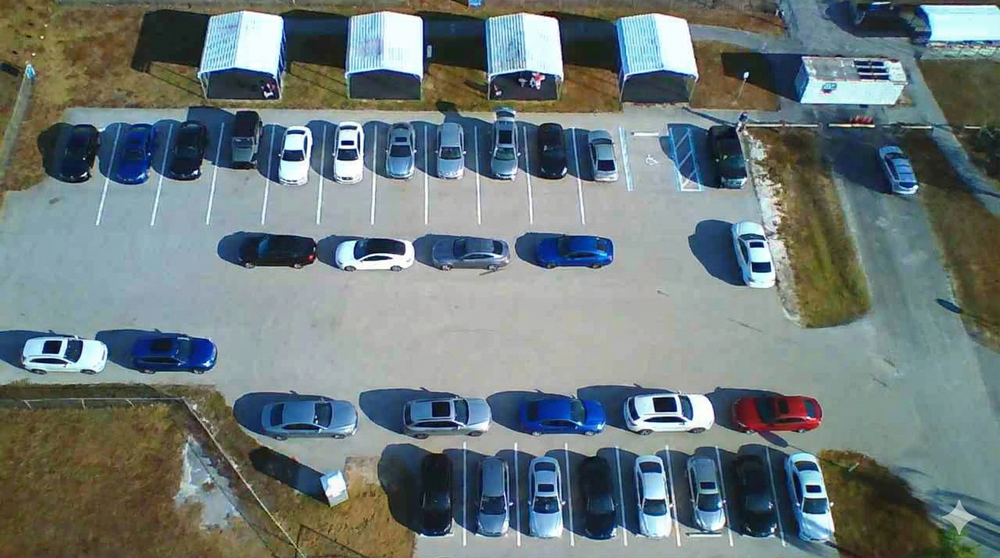
#> input picture drone_parking_backend/frame processing server/test_lot1.png, 1000 x 558 px, shrunk from 1920 x 1072 before the run
$ python align.py test_lot1.png debug_visualized.jpg
#> lines starting #> are read from the running program, lines starting #| are printed output that depends on the picture
#> further down, master is the input picture: shape (558, 1000, 3); mean B, G, R 121.9, 121.8, 109.9
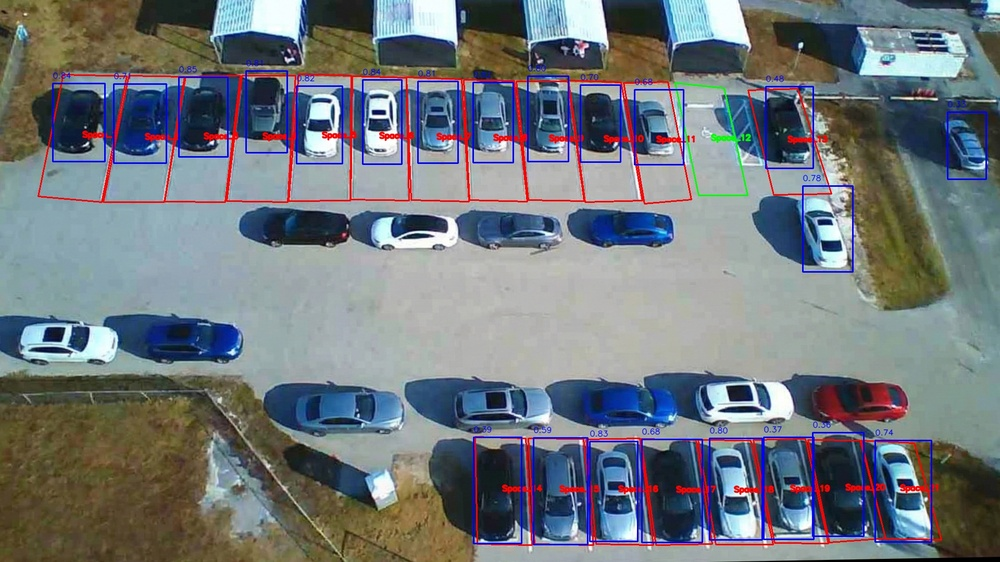
#> input picture drone_parking_backend/frame processing server/debug_visualized.jpg, 1000 x 562 px, shrunk from 1920 x 1080 before the run
#> further down, test_img is the input picture: shape (562, 1000, 3); mean B, G, R 124, 118.9, 113
#| Master: 1000x558
#| Test:   1000x562
import cv2
import numpy as np
import sys


def precompute_master(master_img):
    """Pre-calculate SIFT keypoints and descriptors for a master image."""
    gray = cv2.cvtColor(master_img, cv2.COLOR_BGR2GRAY)
    sift = cv2.SIFT_create()
    kp, des = sift.detectAndCompute(gray, None)
    return kp, des


def align_to_master(master, new_img, master_kp=None, master_des=None):
    """Align a new drone image to the master reference using SIFT + FLANN.

    Args:
        master: the master image BGR array
        new_img: the live drone image BGR array
        master_kp: (optional) precompute_master keypoints
        master_des: (optional) precompute_master descriptors
    """
    gray2 = cv2.cvtColor(new_img, cv2.COLOR_BGR2GRAY)
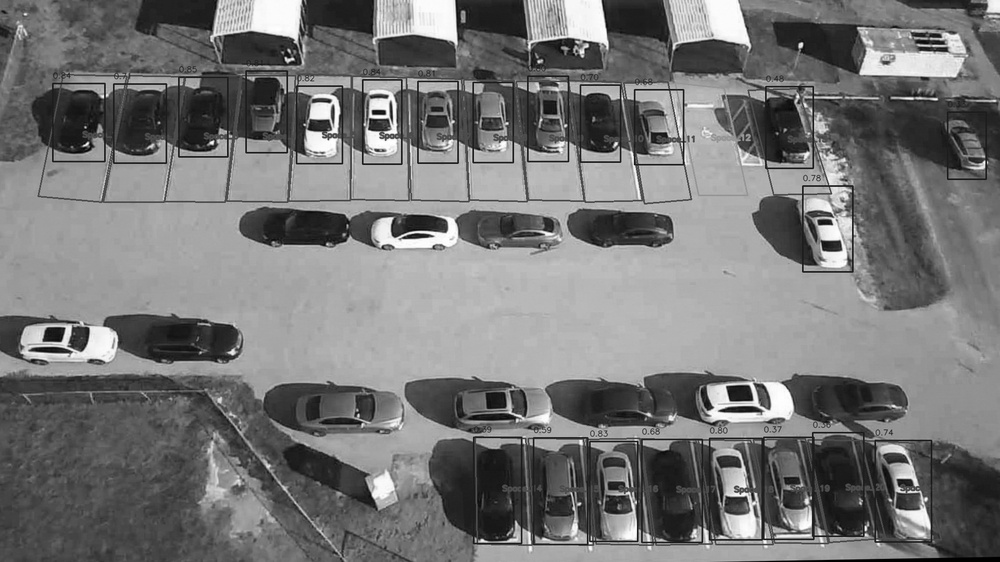
#> gray2: shape (562, 1000); min 0, max 255, mean 117.7

    sift = cv2.SIFT_create()

    # Use precomputed master data if provided, otherwise compute it now
    if master_kp is None or master_des is None:
        gray1 = cv2.cvtColor(master, cv2.COLOR_BGR2GRAY)
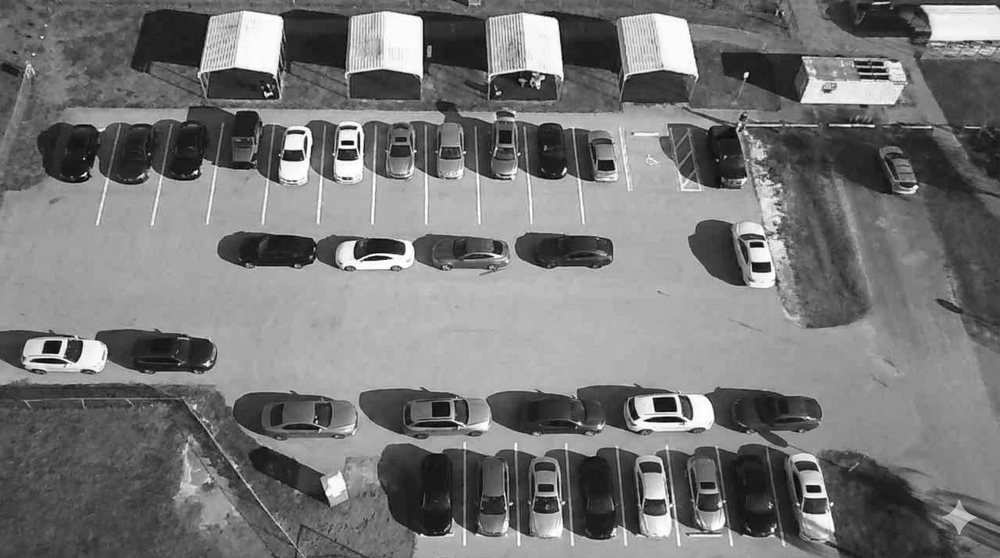
#> gray1: shape (558, 1000); min 2, max 255, mean 118.3
        kp1, des1 = sift.detectAndCompute(gray1, None)
#> kp1 = 3065 keypoints; strongest (x, y, size): (196, 172, 2.5), (746, 75, 3.3), (351, 143, 3.4), (302, 132, 3)
    else:
        kp1, des1 = master_kp, master_des

    kp2, des2 = sift.detectAndCompute(gray2, None)
#> kp2 = 3597 keypoints; strongest (x, y, size): (801, 45, 3.5), (383, 112, 3.7), (375, 112, 3.8), (329, 101, 3.2)

    result = {
        "aligned": new_img,
        "homography": None,
        "keypoints_master": len(kp1) if kp1 else 0,
        "keypoints_live": len(kp2) if kp2 else 0,
        "good_matches": 0,
        "inliers": 0,
    }

    if des1 is None or des2 is None:
        return result

    index_params = dict(algorithm=1, trees=5)
    search_params = dict(checks=50)
    flann = cv2.FlannBasedMatcher(index_params, search_params)
    matches = flann.knnMatch(des1, des2, k=2)
#> matches = 3065 matches

    good_matches = []
    for m, n in matches:
        if m.distance < 0.7 * n.distance:
            good_matches.append(m)
#> after the loop, good_matches = 1342 matches

    result["good_matches"] = len(good_matches)

    if len(good_matches) < 10:
        return result

    dst_pts = np.float32([kp1[m.queryIdx].pt for m in good_matches]).reshape(-1, 1, 2)
#> dst_pts = 1342 rows, first 8: [14.82, 109.3], [15.1, 357.8], [16.05, 75.07], [16.05, 75.07], [16.46, 331], [16.61, 103.9], [17.58, 88.95], [21.3, 369.9]
    src_pts = np.float32([kp2[m.trainIdx].pt for m in good_matches]).reshape(-1, 1, 2)
#> src_pts = 1342 rows, first 8: [5.35, 73.08], [12.81, 348], [5.86, 36.18], [5.86, 36.18], [12.47, 316.9], [7.29, 67.27], [8.01, 51.05], [18.83, 360.3]

    H, mask = cv2.findHomography(src_pts, dst_pts, cv2.RANSAC, 5.0)
#> H = [[0.88, -0.0179, 11.5], [-0.0149, 0.937, 41.3], [-5.56e-05, 6.85e-05, 1]]; mask = 1342 values, max 1 at index 0, min 0 at index 111, mean 0.979

    if H is None:
        return result

    result["inliers"] = int(mask.ravel().sum())
    result["homography"] = H
    result["aligned"] = cv2.warpPerspective(new_img, H, (master.shape[1], master.shape[0]))

    return result


if __name__ == "__main__":
    if len(sys.argv) != 3:
        print("Usage: python align.py <master_image> <test_image>")
        sys.exit(1)

    master = cv2.imread(sys.argv[1])
    if master is None:
        print(f"Error: Could not load master image: {sys.argv[1]}")
        sys.exit(1)

    test_img = cv2.imread(sys.argv[2])
    if test_img is None:
        print(f"Error: Could not load test image: {sys.argv[2]}")
        sys.exit(1)

    print(f"Master: {master.shape[1]}x{master.shape[0]}")
    print(f"Test:   {test_img.shape[1]}x{test_img.shape[0]}")

    result = align_to_master(master, test_img)
#> result = 6 items

    print(f"SIFT keypoints: master={result['keypoints_master']}, live={result['keypoints_live']}")
#| SIFT keypoints: master=3065, live=3597
    print(f"Good matches: {result['good_matches']}")
#| Good matches: 1342
    print(f"RANSAC inliers: {result['inliers']}")
#| RANSAC inliers: 1314

    if result["homography"] is not None:
        print("Alignment SUCCEEDED")
        cv2.imwrite("aligned_output.jpg", result["aligned"])
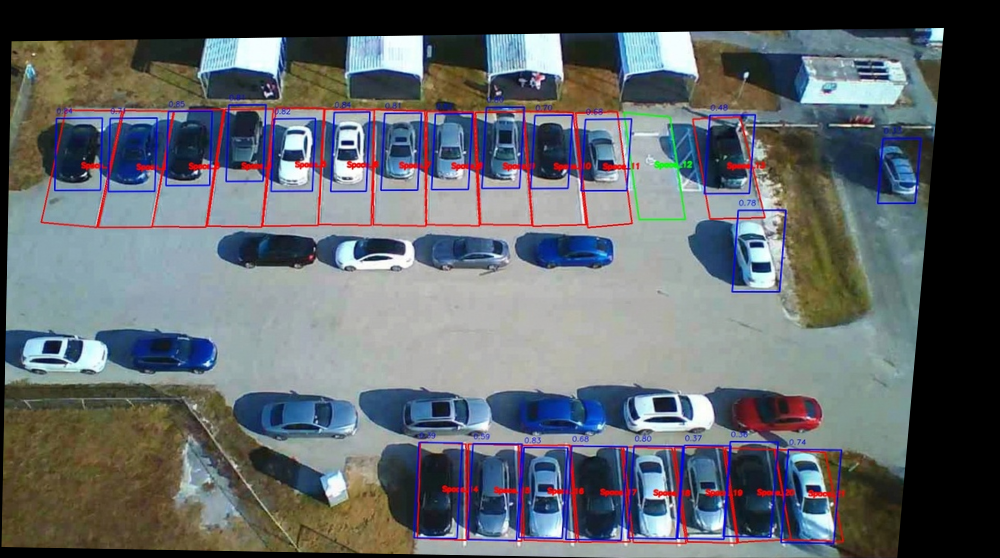
#> saved as aligned_output.jpg: shape (558, 1000, 3); mean B, G, R 106, 101.5, 96.3
        print("Saved: aligned_output.jpg")
    else:
        print("Alignment FAILED — not enough matches or homography could not be computed")
